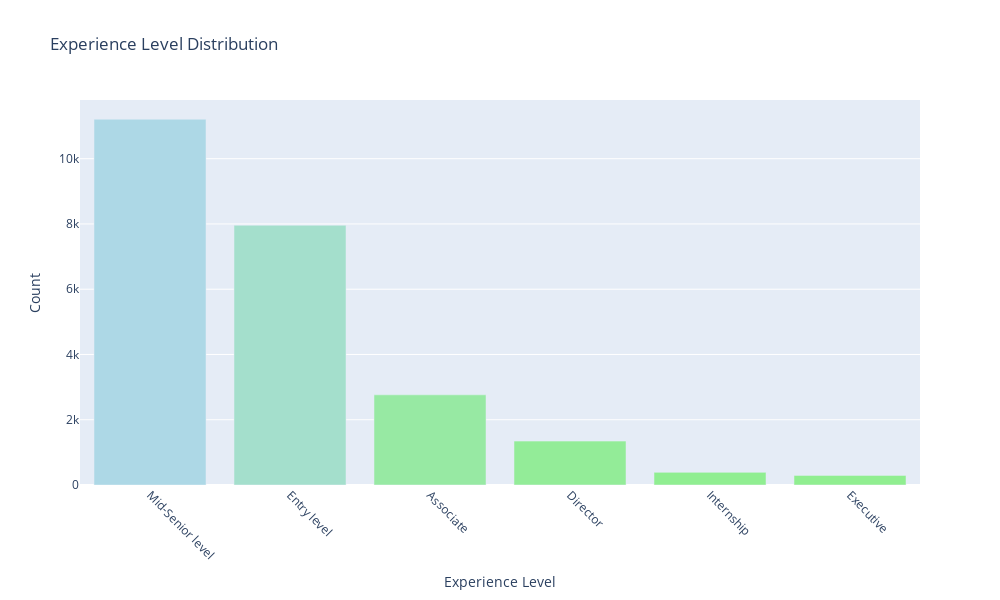

The cell this chart's notebook holds for it:
### Code cell
colorscale = [
    [0, 'lightgreen'],   
    [1, 'lightblue']     
]

bar_trace = go.Bar(
    x=experience.index,
    y=experience.values,
    marker_colorscale=colorscale,
    marker_color=experience.values,  
)

fig = go.Figure(data=[bar_trace])

fig.update_layout(
    title='Experience Level Distribution',
    xaxis_title='Experience Level',
    yaxis_title='Count',
    xaxis=dict(tickangle=45, tickmode='array', tickvals=experience.index, ticktext=experience.index),
    height=600, 
    width=1000 
)
fig.show()

### Figure 1 — Plotly figure (JSON) as saved in the notebook; plotly's stock layout.template omitted (floating-point values rounded to 4 significant figures)
{"data": [{"marker": {"color": [11209, 7959, 2763, 1345, 387, 294], "colorscale": [[0, "lightgreen"], [1, "lightblue"]]}, "type": "bar", "x": ["Mid-Senior level", "Entry level", "Associate", "Director", "Internship", "Executive"], "y": [11209, 7959, 2763, 1345, 387, 294]}], "layout": {"height": 600, "title": {"text": "Experience Level Distribution"}, "width": 1000, "xaxis": {"tickangle": 45, "tickmode": "array", "ticktext": ["Mid-Senior level", "Entry level", "Associate", "Director", "Internship", "Executive"], "tickvals": ["Mid-Senior level", "Entry level", "Associate", "Director", "Internship", "Executive"], "title": {"text": "Experience Level"}}, "yaxis": {"title": {"text": "Count"}}}}
